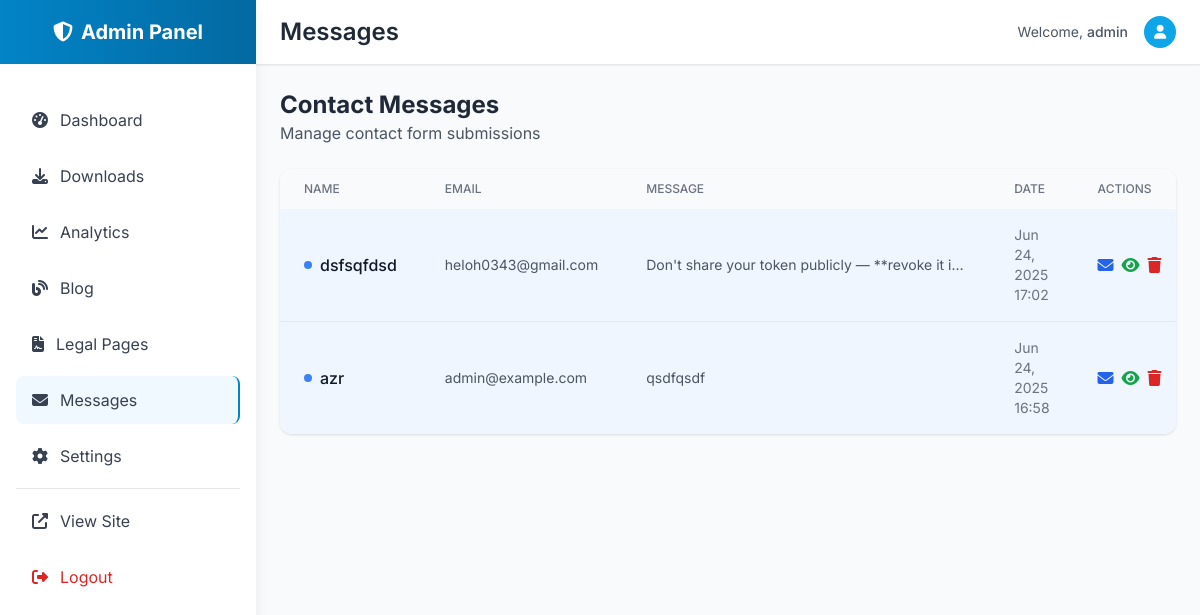
/admin/messages (signed in), run on the app's committed database.
### utils.py (models this page shows)
class ContactMessage(db.Model):
    __tablename__ = 'contact_messages'
    id = Column(Integer, primary_key=True)
    name = Column(String(100), nullable=False)
    email = Column(String(200), nullable=False)
    message = Column(db.Text, nullable=False)
    read = Column(db.Boolean, default=False)
    created_at = Column(DateTime, default=datetime.utcnow)

### admin.py (the view)
@app.route('/admin/messages')
@admin_required
def admin_messages():
    messages = ContactMessage.query.order_by(desc(ContactMessage.created_at)).all()
    return render_template('admin/messages.html', messages=messages)

### admin.py (called while the page is built)
def admin_required(f):
    @wraps(f)
    def decorated_function(*args, **kwargs):
        if not session.get('admin_logged_in'):
            return redirect(url_for('admin_login'))
        return f(*args, **kwargs)
    return decorated_function

### templates/admin/messages.html (shortened to what this page needs)
{% extends "admin/base.html" %}
{% block page_title %}Messages{% endblock %}
{% block content %}
<div class="flex items-center justify-between mb-6">
    <div>
        <h2 class="text-2xl font-bold text-gray-800">Contact Messages</h2>
        <p class="text-gray-600">Manage contact form submissions</p>
    </div>
</div>
<div class="bg-white rounded-xl shadow overflow-hidden">
    {% if messages %}
        <div class="overflow-x-auto">
            <table class="w-full">
                <thead class="bg-gray-50">
                    <tr>
                        <th class="px-6 py-3 text-left text-xs font-medium text-gray-500 uppercase">Name</th>
                        <th class="px-6 py-3 text-left text-xs font-medium text-gray-500 uppercase">Email</th>
                        <th class="px-6 py-3 text-left text-xs font-medium text-gray-500 uppercase">Message</th>
                        <th class="px-6 py-3 text-left text-xs font-medium text-gray-500 uppercase">Date</th>
                        <th class="px-6 py-3 text-left text-xs font-medium text-gray-500 uppercase">Actions</th>
                    </tr>
                </thead>
                <tbody class="divide-y divide-gray-200">
                    {% for message in messages %}
                    <tr class="hover:bg-gray-50 {% if not message.read %}bg-blue-50{% endif %}">
                        <td class="px-6 py-4">
                            <div class="flex items-center">
                                {% if not message.read %}
                                <div class="w-2 h-2 bg-blue-500 rounded-full mr-2"></div>
                                {% endif %}
                                <span class="font-medium text-gray-900">{{ message.name }}</span>
                            </div>
                        </td>
                        <td class="px-6 py-4 text-sm text-gray-600">{{ message.email }}</td>
                        <td class="px-6 py-4">
                            <p class="text-sm text-gray-600 max-w-xs truncate">{{ message.message[:100] }}{% if message.message|length > 100 %}...{% endif %}</p>
                        </td>
                        <td class="px-6 py-4 text-sm text-gray-500">{{ message.created_at.strftime('%b %d, %Y %H:%M') }}</td>
                        <td class="px-6 py-4">
                            <div class="flex items-center space-x-2">
                                <button onclick="toggleRead({{ message.id }}, {{ message.read|lower }})"
                                        class="{% if message.read %}text-gray-600 hover:text-gray-800{% else %}text-blue-600 hover:text-blue-800{% endif %}"
                                        title="{% if message.read %}Mark as unread{% else %}Mark as read{% endif %}">
                                    <i class="fas {% if message.read %}fa-envelope-open{% else %}fa-envelope{% endif %}"></i>
                                </button>
                                <button onclick="viewMessage('{{ message.name }}', '{{ message.email }}', `{{ message.message|replace('`', '\\`')|replace('\n', '\\n') }}`)"
                                        class="text-green-600 hover:text-green-800" title="View">
                                    <i class="fas fa-eye"></i>
                                </button>
                                <button onclick="deleteMessage({{ message.id }})"
                                        class="text-red-600 hover:text-red-800" title="Delete">
                                    <i class="fas fa-trash"></i>
                                </button>
                            </div>
                        </td>
                    </tr>
                    {% endfor %}
                </tbody>
            </table>
        </div>
    {% else %}
        <div class="text-center py-12">
            <i class="fas fa-envelope text-gray-400 text-4xl mb-4"></i>
            <h3 class="text-lg font-medium text-gray-900 mb-2">No messages yet</h3>
            <p class="text-gray-500">Contact form submissions will appear here</p>
        </div>
    {% endif %}
</div>
{% endblock %}

### data on the page
ContactMessage: read False (drawn), name "dsfsqfdsd", email "heloh0343@gmail.com", message "Don't share your token publicly — **revoke it i…", created_at "Jun 24, 2025 17:02"
ContactMessage: read False (drawn), name "azr", email "admin@example.com", message "qsdfqsdf", created_at "Jun 24, 2025 16:58"

### other printed values
{{ session.admin_username }} "admin"
